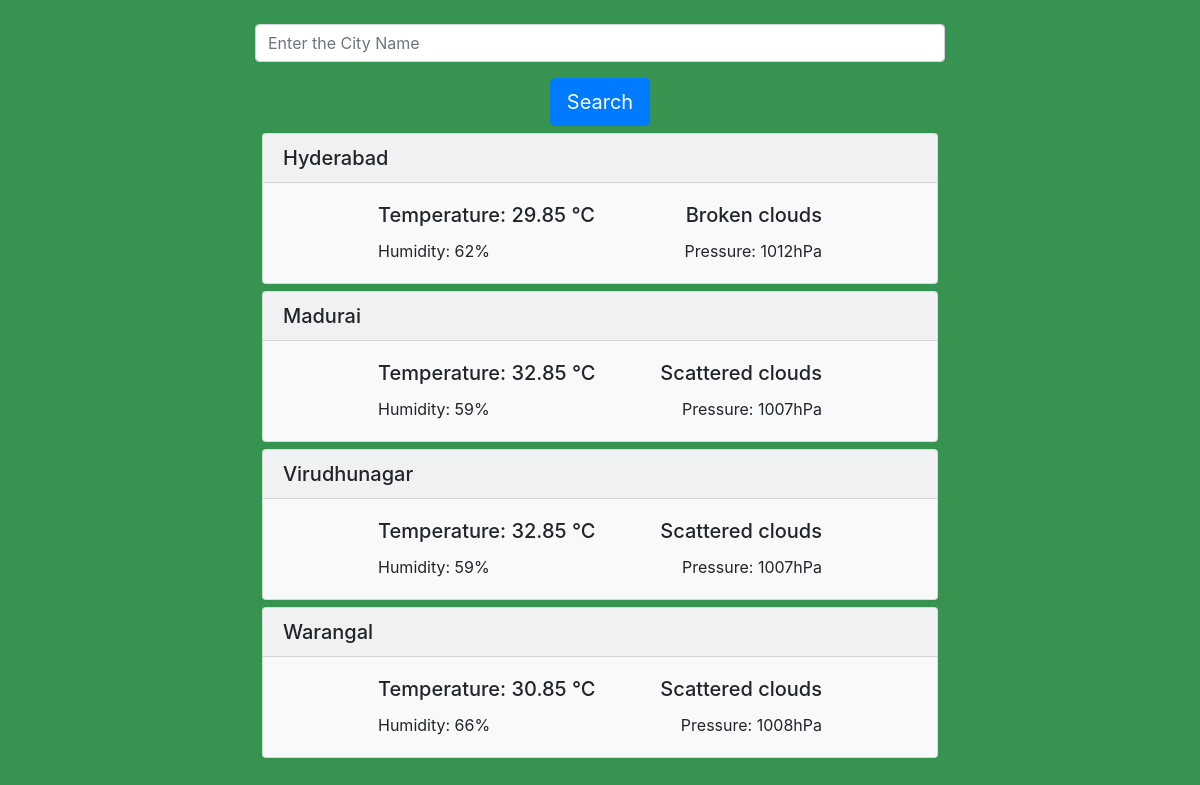
The page / on the database its author committed.
### run.py (models this page shows, shortened)
class City(db.Model):
    id = db.Column(db.Integer, primary_key=True)
    city = db.Column(db.String(20), unique=True, nullable=False)
    temperature = db.Column(db.String(20), nullable=False)
    pressure = db.Column(db.String(20), nullable=False)
    humidity = db.Column(db.String(20), nullable=False)
    description = db.Column(db.String(20), nullable=False)

### run.py (the view)
@app.route('/', methods=['POST', 'GET'])
def home():
    form = CityName()
    if form.validate_on_submit():
        if form.cit_nam.data:
            add_city(form.cit_nam.data)
    cities = City.query.all()
    return render_template('home.html', form=form, cities=cities)

### run.py (shortened to what this page needs)
class CityName(FlaskForm):
    cit_nam = StringField('City Name')
    submit = SubmitField('Search')

### templates/home.html (shortened to what this page needs)
<!Doctype html>
<html>
<head>
    <link rel="stylesheet" href="https://stackpath.bootstrapcdn.com/bootstrap/4.5.2/css/bootstrap.min.css">
</head>
<body>
    <div class="container" style="width:60%; margin:auto; margin-top:2%;">
        <form action="/" method="post">
            <div class="form-group">
                {{ form.cit_nam(class_ = 'form-control', placeholder = 'Enter the City Name') }}
            </div>
            <div class="d-flex justify-content-center">
                {{ form.submit(class_ = 'btn btn-lg btn-primary') }}
            </div>
        </form>
        <div style="margin-top:1%">
        {% for i in cities %}
            <div class="card bg-light" style="margin:1%">
              <h5 class="card-header">{{ i.city.capitalize() }}</h5>
              <div class="card-body">
                <h5 class="card-title">
                      <span style="margin-left: 15%">Temperature: {{ i.temperature }} &#176;C</span>
                      <span style="float:right; margin-right: 15%">{{ i.description.capitalize() }}</span>
                </h5>
                  <p class="card-text">
                      <span style="margin-left: 15%">Humidity: {{ i.humidity }}%</span>
                      <span style="float:right; margin-right: 15%">Pressure: {{ i.pressure }}hPa</span>
                  </p>
              </div>
            </div>
        {% endfor %}
        </div>
    </div>
</body>
</html>

### templates/home.html (style rules this page uses)
body { background-color:#379450; }

### rows shown on the page
City: city "Hyderabad", temperature "29.85", description "Broken clouds", humidity "62", pressure "1012"
City: city "Madurai", temperature "32.85", description "Scattered clouds", humidity "59", pressure "1007"
City: city "Virudhunagar", temperature "32.85", description "Scattered clouds", humidity "59", pressure "1007"
City: city "Warangal", temperature "30.85", description "Scattered clouds", humidity "66", pressure "1008"
